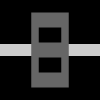
Frame 1 (no input)
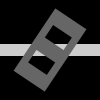
Frame 60 (the mouse pressed at the canvas centre just before this capture)
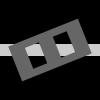
Frame 120 (the mouse held since frame 60 and released just before this capture)

The Processing sketch that drew these frames (run headless with seeded random() and noise(); from frame 60 on, the mouse is pressed at the canvas centre):

// Processing sketch: Ex_21
// ── Ex_21.pde
float angle = 0.0;

void setup() {
  size(100, 100);
  noStroke();
}

void draw() {
  background(0);
  fill(204);  // Light gray
  rect(0, 44, 100, 12);

  // Position in middle, scale 80%, and rotate
  translate(width/2, height/2);
  scale(0.75);
  rotate(angle);

  fill(102);
  beginShape();
  // Outer shape
  vertex(-25,-50);
  vertex( 25,-50);
  vertex( 25, 50);
  vertex(-25, 50);
  // Top hole
  beginContour();
  vertex(-15,-30);
  vertex(-15,-10);
  vertex( 15,-10);
  vertex( 15,-30);
  endContour();
  // Bottom Hole
  beginContour();
  vertex(-15, 10);
  vertex(-15, 30);
  vertex( 15, 30);
  vertex( 15, 10);
  endContour();
  endShape();
  
  angle += 0.01;
}
